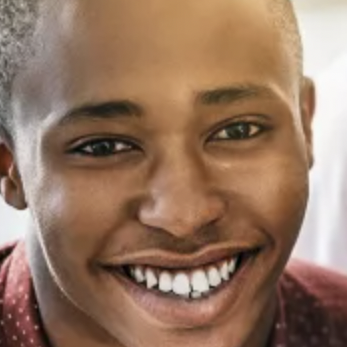
#> input picture Face Detection on Live WebCam/People/IMG_1.png, 347 x 347 px, given in place of group.png, which was not available
$ jupyter execute 'Face Extraction from an Image.ipynb'
#> lines starting #> are read from the running program, lines starting #| are printed output that depends on the picture
[cell 1]
import os
import cv2 as cv
import numpy as np


img = cv.imread('group.png')
#> img is the input picture: shape (347, 347, 3); mean B, G, R 97.6, 118.4, 149.6

classifier = cv.CascadeClassifier('haarcascade_frontalface_default.xml')
faces = classifier.detectMultiScale(img, 1.1, 5)
#> faces = [[21, 21, 299, 299]]


def save(frame, folder_name):
    name_img = len(os.listdir(folder_name)) + 1
    name_img = folder_name + "/IMG_" + str(name_img) + '.png'
    cv.imwrite(name_img, frame)
    print(name_img ,'is exported')


for (x,y,w,h) in faces:

    face = img[y:y+h, x:x+w]
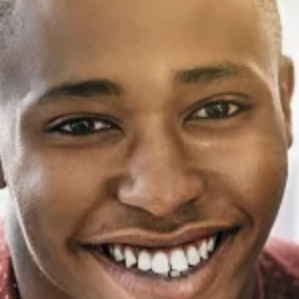
#> face: shape (299, 299, 3); mean B, G, R 88, 111.5, 145.3
    cv.imshow('Face'   , face)


    if cv.waitKey(0) == 13:         # Save the Image | 13  = Enter Key
#> (key Esc is pressed here)
        save(face, 'People')

    elif cv.waitKey(0) == 127:      # Skip the Image | 127 = Delete Key
#> (key Esc is pressed here)
        pass


$ run again, on Face Detection on Live WebCam/People/IMG_5.png
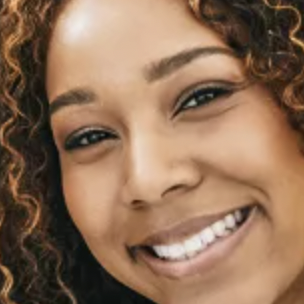
#> input picture Face Detection on Live WebCam/People/IMG_5.png, 304 x 304 px, given in place of group.png, which was not available
#> img is the input picture: shape (304, 304, 3); mean B, G, R 87.3, 111.9, 143.8
#> faces = [[16, 19, 275, 275]]
#> `face = img[y:y+h, x:x+w]`:
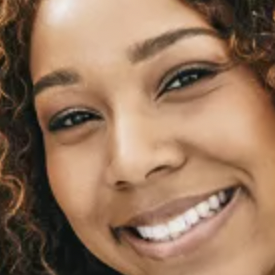
#> face: shape (275, 275, 3); mean B, G, R 92.3, 117.2, 150

$ run again, on Face Detection on Live WebCam/People/IMG_6.png
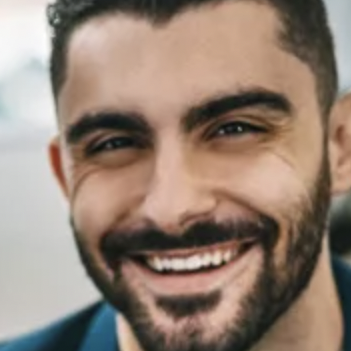
#> input picture Face Detection on Live WebCam/People/IMG_6.png, 351 x 351 px, given in place of group.png, which was not available
#> img is the input picture: shape (351, 351, 3); mean B, G, R 117.1, 130.2, 148.8
#> faces = [[21, 21, 298, 298]]
#> `face = img[y:y+h, x:x+w]`:
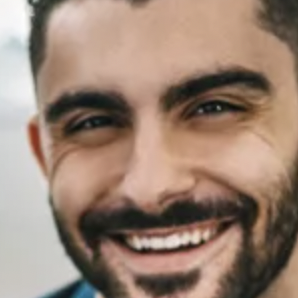
#> face: shape (298, 298, 3); mean B, G, R 116.4, 131.6, 154.8
